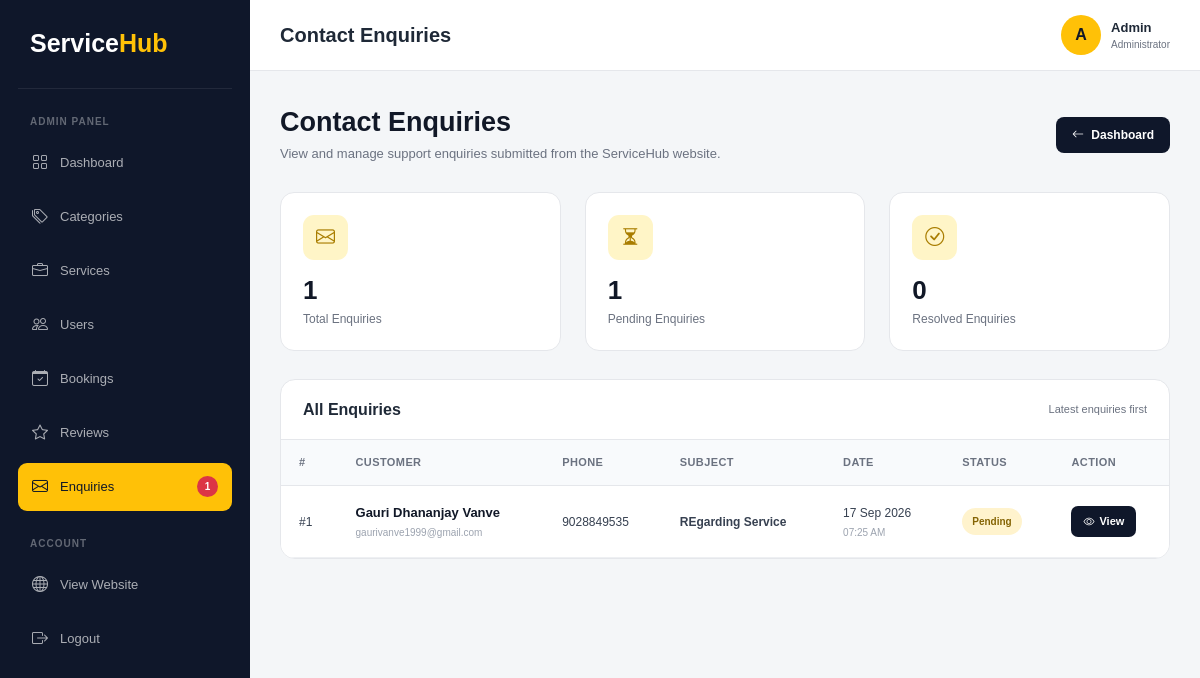
/admin-enquiries/ (signed in), run on the app's committed database.
### service_app/models.py (models this page shows, shortened)
class ContactEnquiry(models.Model):
    STATUS_CHOICES = [
        ("pending", "Pending"),
        ("resolved", "Resolved"),
    ]
    name = models.CharField(
        max_length=100
    )
    email = models.EmailField()
    phone = models.CharField(
        max_length=15,
        blank=True
    )
    subject = models.CharField(
        max_length=200
    )
    message = models.TextField()
    status = models.CharField(
        max_length=20,
        choices=STATUS_CHOICES,
        default="pending"
    )
    created_at = models.DateTimeField(
        auto_now_add=True
    )

### service_app/views.py (the view)
# urls.py: path("admin-enquiries/", views.admin_enquiry_list,name="admin_enquiry_list"),
@login_required(login_url="admin_login")
def admin_enquiry_list(request):
    if not request.user.is_staff:
        return redirect("home")
    enquiries = ContactEnquiry.objects.all().order_by(
        "-created_at"
    )
    pending_count = ContactEnquiry.objects.filter(
        status="pending"
    ).count()
    resolved_count = ContactEnquiry.objects.filter(
        status="resolved"
    ).count()
    return render(
        request,
        "admin_enquiry_list.html",
        {
            "enquiries": enquiries,
            "pending_count": pending_count,
            "resolved_count": resolved_count,
        }
    )

### templates/admin_enquiry_list.html (shortened to what this page needs)
<!DOCTYPE html>
<html lang="en">
<head>
    <link
        href="https://cdn.jsdelivr.net/npm/bootstrap@5.3.8/dist/css/bootstrap.min.css"
        rel="stylesheet"
    >
    <link
        rel="stylesheet"
        href="https://cdn.jsdelivr.net/npm/bootstrap-icons@1.13.1/font/bootstrap-icons.min.css"
    >
</head>
<body>
<div
    class="sidebar"
    id="sidebar"
>
    <div class="brand">
        Service<span>Hub</span>
    </div>
    <div class="admin-label">
        ADMIN PANEL
    </div>
    <a
        href="{% url 'admin_dashboard' %}"
        class="sidebar-link"
    >
        <i class="bi bi-grid"></i>
        Dashboard
    </a>
    <a
        href="{% url 'category_list' %}"
        class="sidebar-link"
    >
        <i class="bi bi-tags"></i>
        Categories
    </a>
    <a
        href="{% url 'service_list' %}"
        class="sidebar-link"
    >
        <i class="bi bi-briefcase"></i>
        Services
    </a>
    <a
        href="{% url 'admin_user_list' %}"
        class="sidebar-link"
    >
        <i class="bi bi-people"></i>
        Users
    </a>
    <a
        href="#"
        class="sidebar-link"
    >
        <i class="bi bi-calendar-check"></i>
        Bookings
    </a>
    <a
        href="#"
        class="sidebar-link"
    >
        <i class="bi bi-star"></i>
        Reviews
    </a>
    <a
        href="{% url 'admin_enquiry_list' %}"
        class="sidebar-link active"
    >
        <i class="bi bi-envelope"></i>
        Enquiries
        {% if pending_count > 0 %}
            <span class="sidebar-badge">
                {{ pending_count }}
            </span>
        {% endif %}
    </a>
    <div class="admin-label">
        ACCOUNT
    </div>
    <a
        href="{% url 'home' %}"
        class="sidebar-link"
    >
        <i class="bi bi-globe"></i>
        View Website
    </a>
    <a
        href="{% url 'logout' %}"
        class="sidebar-link"
    >
        <i class="bi bi-box-arrow-right"></i>
        Logout
    </a>
</div>
<div class="main-content">
    <div class="topbar">
        <div class="d-flex align-items-center gap-3">
            <h5>
                Contact Enquiries
            </h5>
        </div>
        <div class="admin-user">
            <div class="admin-avatar">
                {{ user.username|first }}
            </div>
            <div>
                <strong>
                    {{ user.username }}
                </strong>
                <span>
                    Administrator
                </span>
            </div>
        </div>
    </div>
    <div class="page-content">
        <div class="page-header">
            <div>
                <h2>
                    Contact Enquiries
                </h2>
                <p>
                    View and manage support enquiries
                    submitted from the ServiceHub website.
                </p>
            </div>
            <a
                href="{% url 'admin_dashboard' %}"
                class="back-btn"
            >
                <i class="bi bi-arrow-left me-1"></i>
                Dashboard
            </a>
        </div>
        <div class="row g-4">
            <div class="col-lg-4 col-md-6">
                <div class="stat-card">
                    <div class="stat-top">
                        <div class="stat-icon">
                            <i class="bi bi-envelope"></i>
                        </div>
                    </div>
                    <h3>
                        {{ enquiries.count }}
                    </h3>
                    <p>
                        Total Enquiries
                    </p>
                </div>
            </div>
            <div class="col-lg-4 col-md-6">
                <div class="stat-card">
                    <div class="stat-top">
                        <div class="stat-icon">
                            <i class="bi bi-hourglass-split"></i>
                        </div>
                    </div>
                    <h3>
                        {{ pending_count|default:"0" }}
                    </h3>
                    <p>
                        Pending Enquiries
                    </p>
                </div>
            </div>
            <div class="col-lg-4 col-md-6">
                <div class="stat-card">
                    <div class="stat-top">
                        <div class="stat-icon">
                            <i class="bi bi-check-circle"></i>
                        </div>
                    </div>
                    <h3>
                        {{ resolved_count|default:"0" }}
                    </h3>
                    <p>
                        Resolved Enquiries
                    </p>
                </div>
            </div>
        </div>
        <div class="table-card">
            <div class="table-card-header">
                <h5>
                    All Enquiries
                </h5>
                <span>
                    Latest enquiries first
                </span>
            </div>
            {% if enquiries %}
                <div class="table-responsive">
                    <table class="table align-middle">
                        <thead>
                            <tr>
                                <th>
                                    #
                                </th>
                                <th>
                                    Customer
                                </th>
                                <th>
                                    Phone
                                </th>
                                <th>
                                    Subject
                                </th>
                                <th>
                                    Date
                                </th>
                                <th>
                                    Status
                                </th>
                                <th>
                                    Action
                                </th>
                            </tr>
                        </thead>
                        <tbody>
                            {% for enquiry in enquiries %}
                                <tr>
                                    <td>
                                        #{{ enquiry.id }}
                                    </td>
                                    <td>
                                        <div class="customer-name">
                                            {{ enquiry.name }}
                                        </div>
                                        <div class="customer-email">
                                            {{ enquiry.email }}
                                        </div>
                                    </td>
                                    <td>
                                        {% if enquiry.phone %}
                                            {{ enquiry.phone }}
                                        {% else %}
                                            <span class="text-muted">
                                                —
                                            </span>
                                        {% endif %}
                                    </td>
                                    <td>
                                        <div
                                            class="subject-text"
                                            title="{{ enquiry.subject }}"
                                        >
                                            {{ enquiry.subject }}
                                        </div>
                                    </td>
                                    <td>
                                        {{ enquiry.created_at|date:"d M Y" }}
                                        <div class="customer-email">
                                            {{ enquiry.created_at|date:"h:i A" }}
                                        </div>
                                    </td>
                                    <td>
                                        {% if enquiry.status == "pending" %}
                                            <span
                                                class="
                                                    status
                                                    status-pending
                                                "
                                            >
                                                Pending
                                            </span>
                                        {% endif %}
                                    </td>
                                    <td>
                                        <a
                                            href="{% url 'admin_enquiry_detail' enquiry.id %}"
                                            class="view-btn"
                                        >
                                            <i class="bi bi-eye"></i>
                                            View
                                        </a>
                                    </td>
                                </tr>
                            {% endfor %}
                        </tbody>
                    </table>
                </div>
            {% endif %}
        </div>
    </div>
</div>
</body>
</html>

### templates/admin_enquiry_list.html (style rules this page uses)
* { box-sizing: border-box; }
body { margin: 0; font-family: Arial, Helvetica, sans-serif; background: #f4f6f8; color: #1f2937; }
a { text-decoration: none; }
.sidebar { position: fixed; top: 0; left: 0; width: 250px; height: 100vh; padding: 25px 18px; background: #0f172a; overflow-y: auto; z-index: 1000; }
.brand { padding: 0 12px 25px; color: #ffffff; border-bottom: 1px solid rgba(255,255,255,0.08); font-size: 25px; font-weight: 800; }
.brand span { color: #ffc107; }
.admin-label { margin: 25px 12px 10px; color: rgba(255,255,255,0.35); font-size: 10px; font-weight: bold; letter-spacing: 1px; }
.sidebar-link { display: flex; align-items: center; gap: 12px; margin-bottom: 6px; padding: 12px 14px; color: rgba(255,255,255,0.65); border-radius: 9px; font-size: 13px; transition: 0.3s; }
.sidebar-link:hover, .sidebar-link.active { background: #ffc107; color: #111827; }
.sidebar-link i { font-size: 16px; }
.sidebar-badge { margin-left: auto; min-width: 21px; padding: 3px 6px; background: #dc3545; color: #ffffff; border-radius: 20px; text-align: center; font-size: 10px; font-weight: 700; }
.main-content { margin-left: 250px; min-height: 100vh; }
.topbar { min-height: 70px; display: flex; align-items: center; justify-content: space-between; padding: 15px 30px; background: #ffffff; border-bottom: 1px solid #e5e7eb; }
.topbar h5 { margin: 0; font-weight: 800; }
.admin-user { display: flex; align-items: center; gap: 10px; }
.admin-avatar { width: 40px; height: 40px; display: flex; align-items: center; justify-content: center; background: #ffc107; color: #111827; border-radius: 50%; font-weight: bold; text-transform: uppercase; }
.admin-user strong { display: block; font-size: 13px; }
.admin-user span { display: block; color: #6b7280; font-size: 10px; }
.page-content { padding: 35px 30px; }
.page-header { display: flex; align-items: center; justify-content: space-between; flex-wrap: wrap; gap: 15px; margin-bottom: 28px; }
.page-header h2 { margin-bottom: 6px; color: #111827; font-size: 27px; font-weight: 800; }
.page-header p { margin: 0; color: #6b7280; font-size: 13px; }
.back-btn { padding: 9px 16px; background: #0f172a; color: #ffffff; border-radius: 8px; font-size: 12px; font-weight: 600; }
.stat-card { height: 100%; padding: 22px; background: #ffffff; border: 1px solid #e5e7eb; border-radius: 14px; }
.stat-top { display: flex; align-items: center; justify-content: space-between; }
.stat-icon { width: 45px; height: 45px; display: flex; align-items: center; justify-content: center; background: #fff5c7; color: #a97d00; border-radius: 11px; font-size: 19px; }
.stat-card h3 { margin: 15px 0 4px; color: #111827; font-size: 26px; font-weight: 800; }
.stat-card p { margin: 0; color: #6b7280; font-size: 12px; }
.table-card { margin-top: 28px; background: #ffffff; border: 1px solid #e5e7eb; border-radius: 15px; overflow: hidden; }
.table-card-header { display: flex; align-items: center; justify-content: space-between; padding: 20px 22px; border-bottom: 1px solid #e5e7eb; }
.table-card-header h5 { margin: 0; font-size: 16px; font-weight: 800; }
.table-card-header span { color: #6b7280; font-size: 11px; }
.table { margin-bottom: 0; }
.table thead th { padding: 14px 18px; background: #f8fafc; color: #6b7280; border-bottom: 1px solid #e5e7eb; font-size: 11px; font-weight: 700; text-transform: uppercase; letter-spacing: 0.4px; }
.table tbody td { padding: 17px 18px; color: #374151; border-color: #eef0f3; font-size: 12px; vertical-align: middle; }
.customer-name { color: #111827; font-size: 13px; font-weight: 700; }
.customer-email { margin-top: 3px; color: #9ca3af; font-size: 10px; }
.subject-text { max-width: 220px; overflow: hidden; white-space: nowrap; text-overflow: ellipsis; font-weight: 600; }
.status { display: inline-block; padding: 6px 10px; border-radius: 20px; font-size: 10px; font-weight: 700; text-transform: capitalize; }
.status-pending { background: #fff3cd; color: #856404; }
.view-btn { display: inline-flex; align-items: center; gap: 5px; padding: 7px 12px; background: #0f172a; color: #ffffff; border-radius: 7px; font-size: 11px; font-weight: 600; }

### data on the page
ContactEnquiry: id "1", name "Gauri Dhananjay Vanve", email "gaurivanve1999@gmail.com", phone "9028849535", subject "REgarding Service", created_at "17 Sep 2026", created_at "07:25 AM", status "Pending"

### other printed values
{{ pending_count }} "1"
{{ user.username|first }} "A"
{{ user.username }} "Admin"
{{ enquiries.count }} "1"
{{ pending_count|default:"0" }} "1"
{{ resolved_count|default:"0" }} "0"
